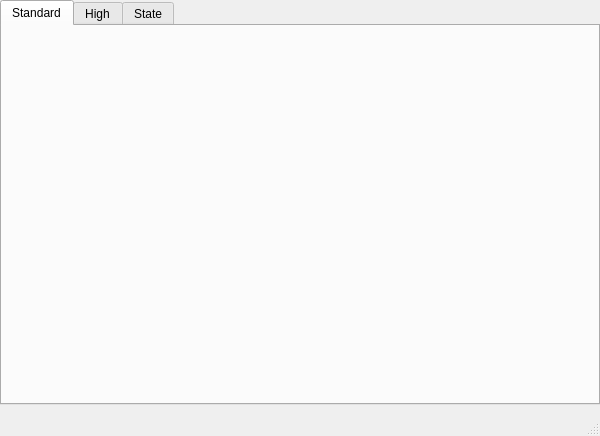
<?xml version="1.0" encoding="UTF-8"?>
<ui version="4.0">
 <class>MainForm</class>
 <widget class="QMainWindow" name="MainForm">
  <property name="geometry">
   <rect>
    <x>0</x>
    <y>0</y>
    <width>600</width>
    <height>436</height>
   </rect>
  </property>
  <property name="windowTitle">
   <string>Mite</string>
  </property>
  <property name="windowIcon">
   <iconset resource="qml.qrc">
    <normaloff>:/earth.png</normaloff>:/earth.png</iconset>
  </property>
  <widget class="QWidget" name="centralwidget">
   <layout class="QHBoxLayout" name="horizontalLayout">
    <property name="spacing">
     <number>0</number>
    </property>
    <property name="leftMargin">
     <number>0</number>
    </property>
    <property name="topMargin">
     <number>0</number>
    </property>
    <property name="rightMargin">
     <number>0</number>
    </property>
    <item>
     <widget class="QWidget" name="widget_2" native="true">
      <layout class="QVBoxLayout" name="verticalLayout_2">
       <property name="spacing">
        <number>0</number>
       </property>
       <property name="leftMargin">
        <number>0</number>
       </property>
       <property name="topMargin">
        <number>0</number>
       </property>
       <property name="rightMargin">
        <number>0</number>
       </property>
       <property name="bottomMargin">
        <number>0</number>
       </property>
       <item>
        <widget class="QTabWidget" name="tabWidget">
         <property name="currentIndex">
          <number>0</number>
         </property>
         <widget class="QWidget" name="tab">
          <attribute name="title">
           <string>Standard</string>
          </attribute>
          <layout class="QVBoxLayout" name="verticalLayout_4">
           <property name="spacing">
            <number>0</number>
           </property>
           <property name="leftMargin">
            <number>0</number>
           </property>
           <property name="topMargin">
            <number>0</number>
           </property>
           <property name="rightMargin">
            <number>0</number>
           </property>
           <property name="bottomMargin">
            <number>0</number>
           </property>
           <item>
            <widget class="QWidget" name="widgetTop" native="true">
             <layout class="QHBoxLayout" name="horizontalLayout_3">
              <property name="spacing">
               <number>8</number>
              </property>
              <property name="leftMargin">
               <number>8</number>
              </property>
              <property name="topMargin">
               <number>8</number>
              </property>
              <property name="rightMargin">
               <number>8</number>
              </property>
              <property name="bottomMargin">
               <number>4</number>
              </property>
             </layout>
            </widget>
           </item>
           <item>
            <widget class="QWidget" name="widgetBottom" native="true">
             <layout class="QVBoxLayout" name="verticalLayout_8">
              <property name="spacing">
               <number>8</number>
              </property>
              <property name="leftMargin">
               <number>8</number>
              </property>
              <property name="topMargin">
               <number>4</number>
              </property>
              <property name="rightMargin">
               <number>8</number>
              </property>
              <property name="bottomMargin">
               <number>8</number>
              </property>
             </layout>
            </widget>
           </item>
          </layout>
         </widget>
         <widget class="QWidget" name="tab_2">
          <attribute name="title">
           <string>High</string>
          </attribute>
          <widget class="QScrollArea" name="scrollAreaHa">
           <property name="geometry">
            <rect>
             <x>290</x>
             <y>10</y>
             <width>231</width>
             <height>241</height>
            </rect>
           </property>
           <property name="verticalScrollBarPolicy">
            <enum>Qt::ScrollBarAlwaysOn</enum>
           </property>
           <property name="widgetResizable">
            <bool>true</bool>
           </property>
           <widget class="QWidget" name="scrollAreaWidgetContents_2">
            <property name="geometry">
             <rect>
              <x>0</x>
              <y>0</y>
              <width>212</width>
              <height>239</height>
             </rect>
            </property>
            <layout class="QVBoxLayout" name="verticalLayout_5">
             <property name="spacing">
              <number>0</number>
             </property>
             <property name="leftMargin">
              <number>0</number>
             </property>
             <property name="topMargin">
              <number>0</number>
             </property>
             <property name="rightMargin">
              <number>0</number>
             </property>
             <property name="bottomMargin">
              <number>0</number>
             </property>
             <item>
              <widget class="QWidget" name="widgetIoHa" native="true">
               <property name="sizePolicy">
                <sizepolicy hsizetype="Expanding" vsizetype="Expanding">
                 <horstretch>0</horstretch>
                 <verstretch>0</verstretch>
                </sizepolicy>
               </property>
              </widget>
             </item>
            </layout>
           </widget>
          </widget>
          <widget class="QScrollArea" name="scrollAreaSa">
           <property name="geometry">
            <rect>
             <x>20</x>
             <y>10</y>
             <width>231</width>
             <height>241</height>
            </rect>
           </property>
           <property name="verticalScrollBarPolicy">
            <enum>Qt::ScrollBarAlwaysOn</enum>
           </property>
           <property name="widgetResizable">
            <bool>true</bool>
           </property>
           <widget class="QWidget" name="scrollAreaWidgetContents">
            <property name="geometry">
             <rect>
              <x>0</x>
              <y>0</y>
              <width>212</width>
              <height>239</height>
             </rect>
            </property>
            <layout class="QVBoxLayout" name="verticalLayout_3">
             <property name="spacing">
              <number>0</number>
             </property>
             <property name="leftMargin">
              <number>0</number>
             </property>
             <property name="topMargin">
              <number>0</number>
             </property>
             <property name="rightMargin">
              <number>0</number>
             </property>
             <property name="bottomMargin">
              <number>0</number>
             </property>
             <item>
              <widget class="QWidget" name="widgetIoSa" native="true">
               <property name="sizePolicy">
                <sizepolicy hsizetype="Expanding" vsizetype="Expanding">
                 <horstretch>0</horstretch>
                 <verstretch>0</verstretch>
                </sizepolicy>
               </property>
              </widget>
             </item>
            </layout>
           </widget>
          </widget>
         </widget>
         <widget class="QWidget" name="tab_3">
          <attribute name="title">
           <string>State</string>
          </attribute>
          <widget class="QScrollArea" name="scrollAreaState">
           <property name="geometry">
            <rect>
             <x>290</x>
             <y>0</y>
             <width>211</width>
             <height>251</height>
            </rect>
           </property>
           <property name="verticalScrollBarPolicy">
            <enum>Qt::ScrollBarAlwaysOn</enum>
           </property>
           <property name="widgetResizable">
            <bool>true</bool>
           </property>
           <widget class="QWidget" name="scrollAreaWidgetContents_3">
            <property name="geometry">
             <rect>
              <x>0</x>
              <y>0</y>
              <width>192</width>
              <height>249</height>
             </rect>
            </property>
            <layout class="QVBoxLayout" name="verticalLayout_6">
             <property name="spacing">
              <number>0</number>
             </property>
             <property name="leftMargin">
              <number>0</number>
             </property>
             <property name="topMargin">
              <number>0</number>
             </property>
             <property name="rightMargin">
              <number>0</number>
             </property>
             <property name="bottomMargin">
              <number>0</number>
             </property>
             <item>
              <widget class="QWidget" name="widgetIoState" native="true">
               <property name="sizePolicy">
                <sizepolicy hsizetype="Expanding" vsizetype="Expanding">
                 <horstretch>0</horstretch>
                 <verstretch>0</verstretch>
                </sizepolicy>
               </property>
              </widget>
             </item>
            </layout>
           </widget>
          </widget>
          <widget class="QGroupBox" name="gbState">
           <property name="geometry">
            <rect>
             <x>10</x>
             <y>60</y>
             <width>121</width>
             <height>81</height>
            </rect>
           </property>
           <property name="title">
            <string>Locked</string>
           </property>
           <property name="flat">
            <bool>false</bool>
           </property>
          </widget>
          <widget class="QGroupBox" name="groupBox">
           <property name="geometry">
            <rect>
             <x>10</x>
             <y>10</y>
             <width>81</width>
             <height>41</height>
            </rect>
           </property>
           <property name="title">
            <string>Satellite</string>
           </property>
           <layout class="QHBoxLayout" name="horizontalLayout_2">
            <property name="spacing">
             <number>0</number>
            </property>
            <property name="leftMargin">
             <number>0</number>
            </property>
            <property name="topMargin">
             <number>0</number>
            </property>
            <property name="rightMargin">
             <number>0</number>
            </property>
            <property name="bottomMargin">
             <number>0</number>
            </property>
            <item>
             <widget class="QSpinBox" name="sbSatelliteIndex">
              <property name="minimum">
               <number>1</number>
              </property>
              <property name="maximum">
               <number>32</number>
              </property>
             </widget>
            </item>
            <item>
             <widget class="QPushButton" name="btnSend">
              <property name="text">
               <string>Set</string>
              </property>
             </widget>
            </item>
           </layout>
          </widget>
          <widget class="QPushButton" name="btnPlot">
           <property name="geometry">
            <rect>
             <x>110</x>
             <y>10</y>
             <width>75</width>
             <height>23</height>
            </rect>
           </property>
           <property name="text">
            <string>Plot</string>
           </property>
          </widget>
          <widget class="QGroupBox" name="gbDevice">
           <property name="geometry">
            <rect>
             <x>150</x>
             <y>60</y>
             <width>117</width>
             <height>81</height>
            </rect>
           </property>
           <property name="title">
            <string>Device</string>
           </property>
           <property name="flat">
            <bool>false</bool>
           </property>
           <property name="checkable">
            <bool>false</bool>
           </property>
           <layout class="QVBoxLayout" name="verticalLayout">
            <item>
             <widget class="QComboBox" name="comboBox"/>
            </item>
            <item>
             <widget class="QPushButton" name="btnOpen">
              <property name="text">
               <string>Open</string>
              </property>
             </widget>
            </item>
           </layout>
          </widget>
          <widget class="QPlainTextEdit" name="teLog">
           <property name="geometry">
            <rect>
             <x>10</x>
             <y>280</y>
             <width>491</width>
             <height>91</height>
            </rect>
           </property>
           <property name="sizePolicy">
            <sizepolicy hsizetype="Expanding" vsizetype="Preferred">
             <horstretch>0</horstretch>
             <verstretch>0</verstretch>
            </sizepolicy>
           </property>
           <property name="maximumSize">
            <size>
             <width>16777215</width>
             <height>128</height>
            </size>
           </property>
           <property name="verticalScrollBarPolicy">
            <enum>Qt::ScrollBarAlwaysOn</enum>
           </property>
           <property name="horizontalScrollBarPolicy">
            <enum>Qt::ScrollBarAlwaysOff</enum>
           </property>
          </widget>
         </widget>
        </widget>
       </item>
      </layout>
     </widget>
    </item>
   </layout>
  </widget>
  <widget class="QStatusBar" name="statusbar"/>
 </widget>
 <resources>
  <include location="qml.qrc"/>
 </resources>
 <connections/>
</ui>
